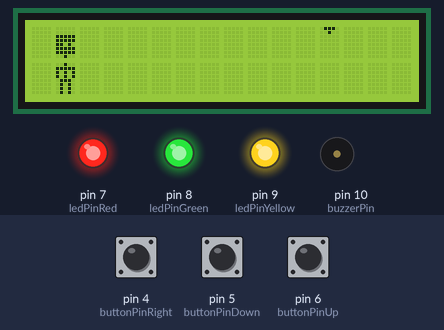
Simulated run of this sketch. Board: Arduino Uno, built with avr-gcc and run on an emulated ATmega328P. Shown: 16×2 character LCD, output pins drawn as LEDs (lit = HIGH), buzzer (waves = sounding). Dashed ring = blinking. The inputs (shaded band) are chosen by the test bench; at power-on: pin 4 (buttonPinRight) HIGH, pin 5 (buttonPinDown) HIGH, pin 6 (buttonPinUp) HIGH. Random numbers use the default seed unless the sketch sets one.

Above: at 2.7 s.
2.8 s: pin 4 (buttonPinRight) pulled LOW for 0.15 s
At 3.52 s:
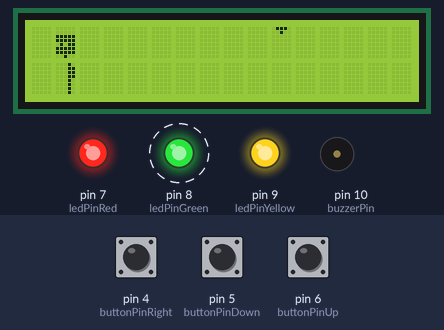
8.9 s: pin 5 (buttonPinDown) pulled LOW for 3.2 s
At 12.68 s:
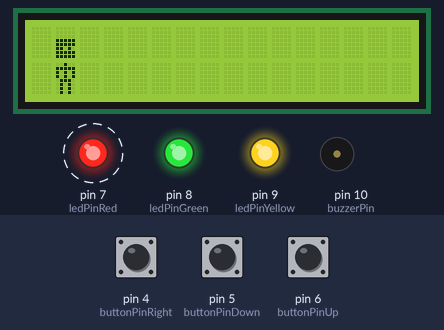
13.6 s: pin 4 (buttonPinRight) pulled LOW for 3.2 s
At 17.01 s:
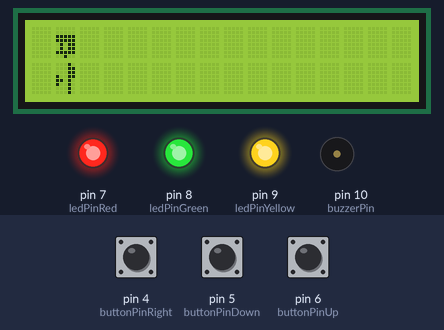
17.4 s: pin 6 (buttonPinUp) pulled LOW for 1 s
At 18.69 s:
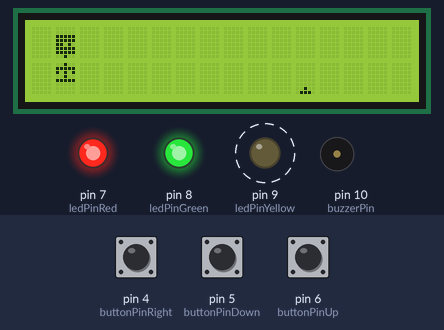
19.0 s: pin 6 (buttonPinUp) pulled LOW for 3.2 s
At 22.61 s:
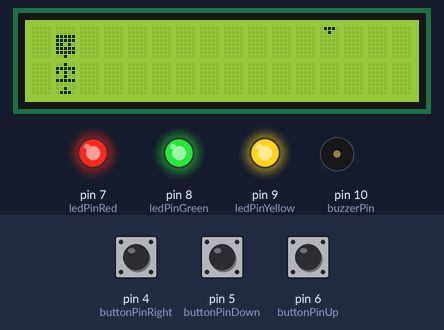
22.8 s: pin 5 (buttonPinDown) pulled LOW for 3.2 s
At 30.0 s:
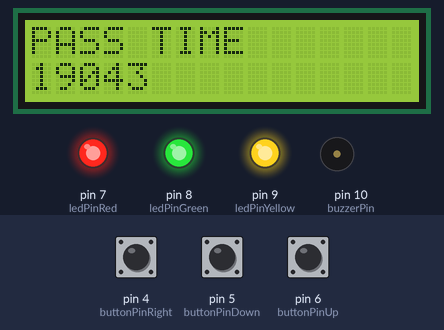
Timing chart, 0 to 57.4 s (numbered marks = the images above; inputs shaded):
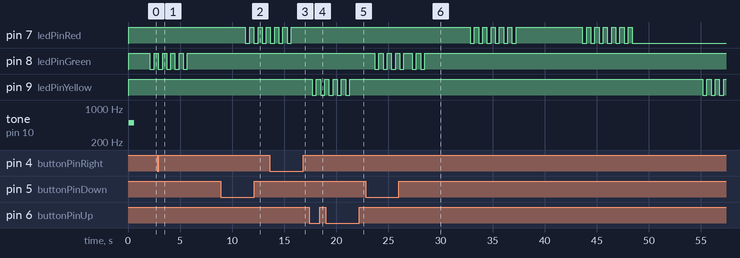

The sketch:

miksi_juokset.ino
```cpp
#include <Arduino.h>
#include <Wire.h>
#include <LiquidCrystal_I2C.h>
#include <EEPROM.h>

const unsigned char ledPinRed = 7;
const int ledPinGreen = 8;
const int ledPinYellow = 9;
const int buttonPinUp = 6;
const int buttonPinRight = 4;
const int buttonPinDown = 5;
const int buzzerPin = 10;

unsigned int startTime = 0;
unsigned long lastUpdate = 0;
unsigned long buttonUpTime = 0;
unsigned long buttonDownTime = 0;
unsigned long buttonRightTime = 0;
unsigned long lastSpikeMove = 0;
unsigned long scoreCounter = 0;
unsigned long ledRedBlinkTime = 0;
unsigned long ledGreenBlinkTime = 0;
unsigned long ledYellowBlinkTime = 0;
unsigned long recordTime = 0;
unsigned long passTime = 0;
unsigned long nextSpikeTime = 0;
unsigned long leftSpikeWarningStart = 0;
bool leftSpikeWarningStarted = false;
bool standing = true;
bool jumping = false;
bool bending = false;
bool evading = false;
bool spikeActive1 = false;
bool spikeActive2 = false;
bool buttonUpPress = false;
bool buttonDownPress = false;
bool buttonRightPress = false;
bool ledRedState = false;
bool ledGreenState = false;
bool ledYellowState = false;
bool leftSpikeActive = false;
static int spikePos1 = 15;
static int spikePos2 = 15;
static int randAttack1;
static int randAttack2;
static int numberOfAttacks = 3;
static int difficultyLevel = 600;

LiquidCrystal_I2C lcd(0x27, 16, 2);

const char HEAD_CHAR_ID = 0;
const char BODY_CHAR_ID = 1;
const char UPPER_SPIKE_ID = 2;
const char LOWER_SPIKE_ID = 3;
const char LEFT_SPIKE_ID = 4;

byte humanHead[] = { //createChar 1
  B00000,
  B00000,
  B11111,
  B11111,
  B11010,
  B11111,
  B11111,
  B00100,
};

byte headBending[] = { //createChar 2
  B00000,
  B00000,
  B00000,
  B11111,
  B11111,
  B11010,
  B11111,
  B11111,
};

byte headUnderSpike[] = { //createChar 3
  B01110,
  B00100,
  B00000,
  B11111,
  B11111,
  B11010,
  B11111,
  B11111,
};

byte bodyStanding[] = { //createChar 4
  B00100,
  B11111,
  B10101,
  B10101,
  B01110,
  B01010,
  B01010,
  B01010,
};

byte bodyWalking[] = { //createChar 5
  B00100,
  B11111,
  B10101,
  B10101,
  B01110,
  B00100,
  B01010,
  B10001,
};

byte bodyJumping[] = { //createChar 6
  B00100,
  B11111,
  B10101,
  B00100,
  B11111,
  B00000,
  B00000,
  B00000,
};

byte bodyOverSpike[] = { //createChar 7
  B00100,
  B11111,
  B10101,
  B00100,
  B11111,
  B00000,
  B00100,
  B01110,
};

byte upperSpike[] = { //createChar 8
  B01110,
  B00100,
  B00000,
  B00000,
  B00000,
  B00000,
  B00000,
  B00000,
};

byte lowerSpike[] = { //createChar 9
  B00000,
  B00000,
  B00000,
  B00000,
  B00000,
  B00000,
  B00100,
  B01110,
};

byte headLeftSpike[] = {
  B00000,
  B00000,
  B11111,
  B11111,
  B01011,
  B01011,
  B11111,
  B00100,
};

byte bodyLeftSpike[] = {
  B00010,
  B00011,
  B00011,
  B10011,
  B11010,
  B10010,
  B00010,
  B00010,
};

byte leftSpike[] = {
  B00000,
  B00000,
  B00000,
  B10000,
  B11000,
  B10000,
  B00000,
  B00000,
};

byte headGoingToRight[] = {
  B00000,
  B00000,
  B11111,
  B11111,
  B01011,
  B11111,
  B11111,
  B00100,
};

byte bodyGoingToRight[] = {
  B00010,
  B00011,
  B00011,
  B00011,
  B00010,
  B00010,
  B00010,
  B00010,
};

byte headDied[] = {
  B00000,
  B00000,
  B11111,
  B11111,
  B11010,
  B11010,
  B11111,
  B00100,
};

int melody[] {
  //notes
};

int noteDurations[] {
  //4 or 8
};

void setup() {
  Serial.begin(9600);

  pinMode(ledPinRed, OUTPUT);
  pinMode(ledPinGreen, OUTPUT);
  pinMode(ledPinYellow, OUTPUT);
  pinMode(buttonPinUp, INPUT_PULLUP);
  pinMode(buttonPinRight, INPUT_PULLUP);
  pinMode(buttonPinDown, INPUT_PULLUP);
  pinMode(buzzerPin, OUTPUT);

  randomSeed(analogRead(0));
  recordTime = ((unsigned long)EEPROM.read(0) << 24) |
             ((unsigned long)EEPROM.read(1) << 16) |
             ((unsigned long)EEPROM.read(2) << 8)  |
             (unsigned long)EEPROM.read(3);
  lcd.init();
  lcd.backlight();
  lcd.setCursor(0, 0);
  lcd.print("Minigame");
  /*lcd.setCursor(0, 1);
  lcd.print("Miksi juokset?");
  delay(2000);
  digitalWrite(ledPinRed, HIGH);
  digitalWrite(ledPinGreen, LOW);
  delay(1500);
  digitalWrite(ledPinRed, LOW);
  digitalWrite(ledPinGreen, HIGH);
  delay(1500);*/
  lcd.setCursor(0, 1);
  lcd.print(recordTime);
  digitalWrite(ledPinRed, HIGH);
  digitalWrite(ledPinGreen, HIGH);
  digitalWrite(ledPinYellow, HIGH);
  tone(buzzerPin, 500);
  delay(500);
  noTone(buzzerPin);
  delay(1000);
  lcd.clear();

}

void draw(const char id, byte symbol[], const char col, const char row) {
  lcd.createChar(id, symbol);
  lcd.setCursor(col, row);
  lcd.write(id);
}

void blinked(int pin, bool &ledState, unsigned long &ledBlinkTime) {
  if (millis() - ledBlinkTime >= 200) {
        ledBlinkTime = millis();
        ledState = !ledState;
        digitalWrite(pin, ledState);
      }
}

void recorded() {
  recordTime = passTime;
  EEPROM.update(0, (recordTime >> 24) & 0xFF);
  EEPROM.update(1, (recordTime >> 16) & 0xFF);
  EEPROM.update(2, (recordTime >> 8) & 0xFF);
  EEPROM.update(3, recordTime & 0xFF);
}

void resetGame() {
  standing = true;
  jumping = false;
  bending = false;
  evading = false;
  spikeActive1 = false;
  spikeActive2 = false;

  startTime = 0;
  lastUpdate = 0;
  buttonUpTime = 0;
  buttonDownTime = 0;
  buttonRightTime = 0;
  scoreCounter = millis();
  passTime = 0;

  difficultyLevel = 600;

  lcd.clear();
  lcd.setCursor(0, 0);
  lcd.print("Minigame");
  delay(1000);
  lcd.clear();
}

void gameOver() {
  passTime = millis() - scoreCounter;
  scoreCounter = millis();
    if (passTime >= recordTime) {
      recorded();
    }
    lcd.clear();
    lcd.setCursor(4, 0);
    lcd.print("GAME OVER");
    delay(500);

    lcd.clear();
    lcd.setCursor(0, 0);
    lcd.print("PASS TIME");
    lcd.setCursor(0, 1);
    lcd.print(passTime);
    delay(2000);

    resetGame();
    lastUpdate = millis();
}

void spikeAttack() {
  int buttonUpState = digitalRead(buttonPinUp);
  int buttonDownState = digitalRead(buttonPinDown);
  int buttonRightState = digitalRead(buttonPinRight);

  if (!spikeActive1) {
    spikePos1 = 15;
    randAttack1 = random(1, numberOfAttacks);
    spikeActive1 = true;
  }

  if (millis() - startTime >= 2000) { //12000
    if (!spikeActive2 && spikePos1 <= 5) {
      spikePos2 = 15;
      randAttack2 = random(1, numberOfAttacks);
      spikeActive2 = true;
    }
  }

  if (millis() - startTime >= 3000) { //15000
    numberOfAttacks = 4;
  }

  if (millis() - lastSpikeMove >= 200) { //200
    lastSpikeMove = millis();

    if (spikeActive1) {
      moveSpike(spikePos1, randAttack1, spikeActive1);
    }

    if (millis() - startTime >= 2000) { // 12000
      if (spikeActive2) {
      moveSpike(spikePos2, randAttack2, spikeActive2);
      if (randAttack1 == 3 || randAttack2 == 3) {
        moveSpike(spikePos1, randAttack1, spikeActive1);
      }
      }
    }
  }
}

void moveSpike(int &spikePos, int randAttack, bool &spikeActive) {
  if (randAttack == 1) {
    ledRedState = false;
    ledYellowState = false;
    blinked(ledPinGreen, ledGreenState, ledGreenBlinkTime);
    lcd.setCursor(spikePos, 0);
    lcd.write(' ');
    spikePos--;

    if (spikePos >= 1) {
      draw(UPPER_SPIKE_ID, upperSpike, spikePos, 0);
    }

    if (spikePos == 1) {
      if (bending) {
        draw(HEAD_CHAR_ID, headUnderSpike, 1, 0);
        delay(200);
        ledGreenState = !ledGreenState;
      } else {
        gameOver();
        lcd.clear();
        spikeActive = false;
        return;
        }
    }
  }

  if (randAttack == 2) {
    ledGreenState = false;
    ledRedState = false;
    blinked(ledPinYellow, ledYellowState, ledYellowBlinkTime);
    lcd.setCursor(spikePos, 1);
    lcd.write(' ');
    spikePos--;

    if (spikePos >= 1) {
      draw(LOWER_SPIKE_ID, lowerSpike, spikePos, 1);
    }

    if (spikePos == 1) {
      if (jumping) {
        draw(BODY_CHAR_ID, bodyOverSpike, 1, 1);
        delay(200);
        ledYellowState = !ledYellowState;
      } else {
        gameOver();
        lcd.clear();

        spikeActive = false;
        return;
        }
    }
  }

  if (randAttack == 3) {
    if (!leftSpikeWarningStarted) {
      leftSpikeWarningStart = millis();
      leftSpikeWarningStarted = true;
      leftSpikeActive = false;
    }

    if (millis() - leftSpikeWarningStart < 5000) {
      ledYellowState = false;
      ledGreenState = false;
      blinked(ledPinRed, ledRedState, ledRedBlinkTime);
      return;
    }
    if (!leftSpikeActive) {
      draw(LEFT_SPIKE_ID, leftSpike, 0, 1);
      leftSpikeActive = true;
    }

    if (leftSpikeActive) {
      if (evading) {
        lcd.clear();
        draw(HEAD_CHAR_ID, headLeftSpike, 1, 0);
        draw(BODY_CHAR_ID, bodyLeftSpike, 1, 1);
        delay(200);
        ledRedState = !ledRedState;

        spikeActive = false;
        leftSpikeActive = false;
        leftSpikeWarningStarted = false;
        lcd.clear();
      } else if (millis() - leftSpikeWarningStart >= 7000) {
        gameOver();
        lcd.clear();

        spikeActive = false;
        leftSpikeActive = false;
        leftSpikeWarningStarted = false;
        return;
      }
    }
  }

  if (spikePos < 1) {
    spikeActive = false;
  }
}


void loop() {
  bool buttonUpState = digitalRead(buttonPinUp);
  bool buttonDownState = digitalRead(buttonPinDown);
  bool buttonRightState = digitalRead(buttonPinRight);

  if (millis() - lastUpdate >= difficultyLevel) {
    lastUpdate = millis();

    draw(HEAD_CHAR_ID, humanHead, 1, 0);

    if (standing) {
      draw(BODY_CHAR_ID, bodyStanding, 1, 1);
    } else {
      draw(BODY_CHAR_ID, bodyWalking, 1, 1);
    }
    standing = !standing;

    if (buttonUpState == HIGH) {
      if (millis() - buttonUpTime >= 1000) {
        jumping = false;
        buttonUpPress = false;
      } else if (millis() - buttonUpTime >= 100 && !jumping) {
        buttonUpPress = true;
        jumping = true;

        draw(BODY_CHAR_ID, bodyJumping, 1, 1);
        }
    } else {
      buttonUpPress = false;
      jumping = false;
      buttonUpTime = millis();
    }

    if (buttonDownState == HIGH) {
      if (millis() - buttonDownTime >= 1000) {
        bending = false;
        buttonDownPress = false;
      } else if (millis() - buttonDownTime >= 100 && !bending) {
        buttonDownPress = true;
        bending = true;

        draw(HEAD_CHAR_ID, headBending, 1, 0);
        }

    } else {
      buttonDownPress = false;
      bending = false;
      buttonDownTime = millis();
    }

    if (buttonRightState == HIGH) {
      if (millis() - buttonRightTime >= 1000) {
        evading = false;
        buttonRightPress = false;
      } else if (millis() - buttonRightTime >= 100 && !evading){
        buttonRightPress = true;
        evading = true;

        draw(HEAD_CHAR_ID, headGoingToRight, 1, 0);
        draw(BODY_CHAR_ID, bodyGoingToRight, 1, 1);
      }
    } else {
      buttonRightPress = false;
      evading = false;
      buttonRightTime = millis();
    }

    if (millis() - startTime >= 500) {
      spikeAttack();
    }

    if (millis() - startTime >= 1000) { //the second round - only speedup 9000
      difficultyLevel = 500;
      if (millis() - startTime >= 2000) { //the third - there are several spikes on the screen, as well as spikes from two lines 12000
        difficultyLevel = 400;
        if (millis() - startTime >= 3000) { //the fourth - The right spike flies out, oops.. 15000
          difficultyLevel = 400;
        }
      }
    }
  }
}
```
